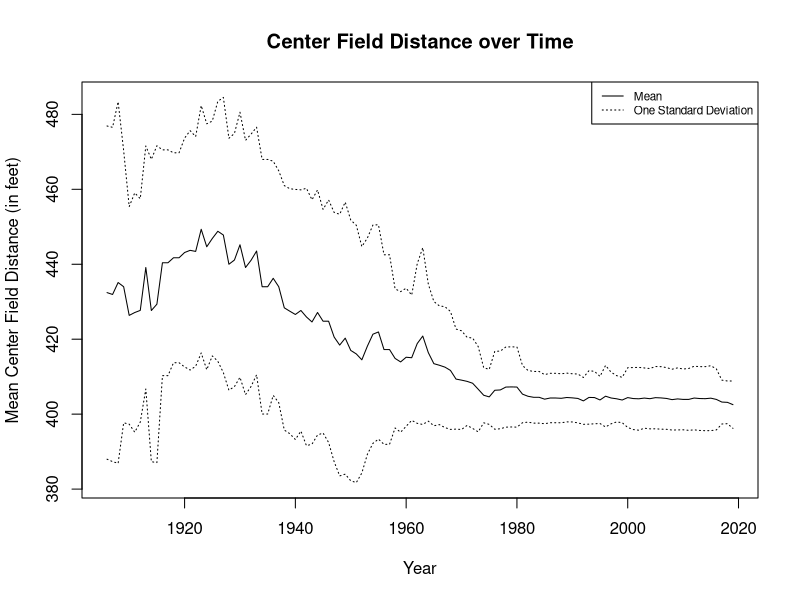
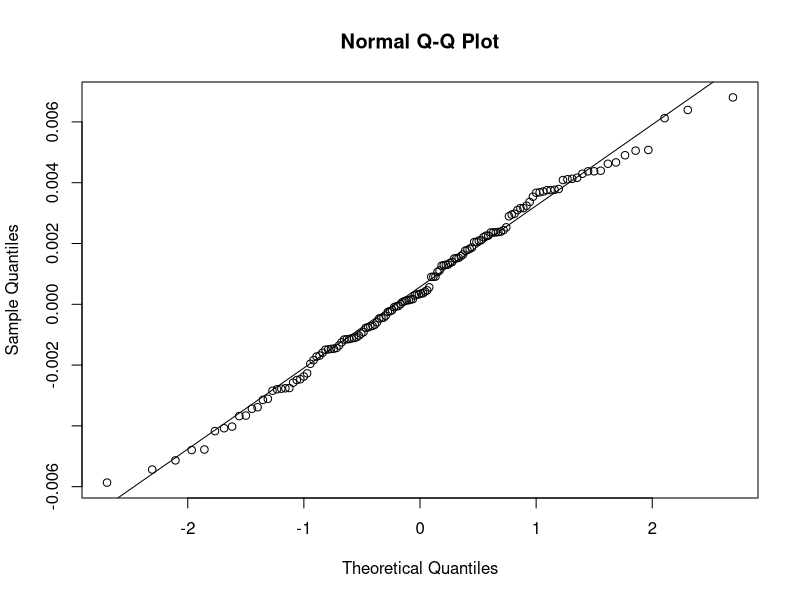
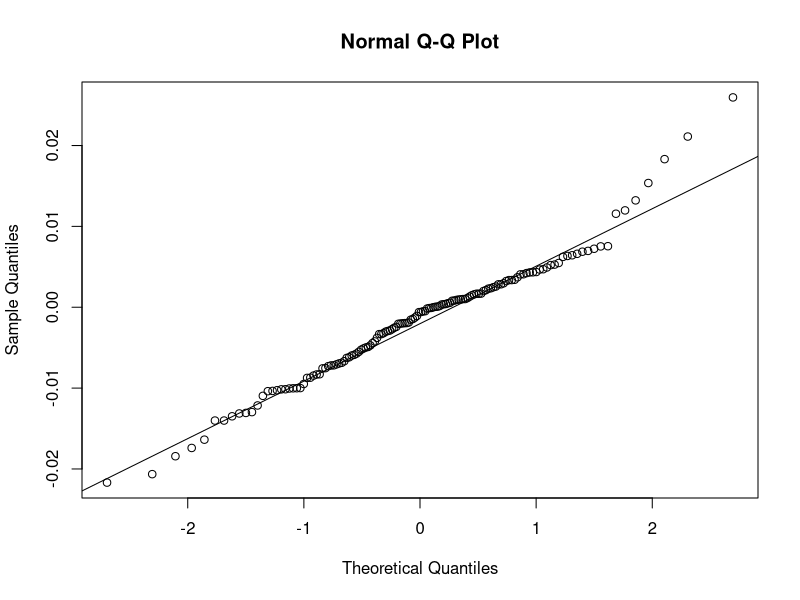
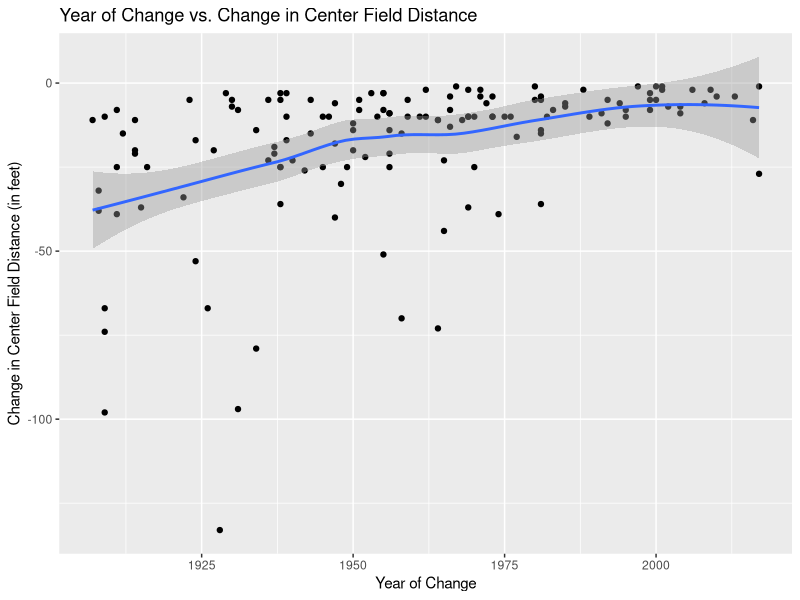

Write the R code that produced these figures, in order. (Note: this script raises an error after producing the figures.)
## ---- chunk 1
knitr::opts_chunk$set(echo = TRUE)
library(tidyverse)
library(magrittr)
read.csv("./data/park_config_stats.csv") -> park_config_stats
read.csv("./data/experiment_negative.csv") -> experiment_negative
## ---- chunk 2
# Create a graph, "Center Field Distance over Time"

plot(mean_cf ~ Year, data = park_config_stats, ylim = c(min(park_config_stats$mean_cf-park_config_stats$sd_cf), max(park_config_stats$mean_cf+park_config_stats$sd_cf)), ylab = "Mean Center Field Distance (in feet)", main = "Center Field Distance over Time", type = "l")

lines(park_config_stats$Year, park_config_stats$mean_cf+park_config_stats$sd_cf, lty = "dotted")

lines(park_config_stats$Year, park_config_stats$mean_cf-park_config_stats$sd_cf, lty = "dotted")

legend("topright", legend = c("Mean", "One Standard Deviation"),
       lty = c(1,3), cex = 0.7)
## ---- chunk 3
# Run Paired T-Test for differences in home runs

t.test(experiment_negative$Change_Year_HR_per_AB, 
       experiment_negative$Prev_Year_HR_per_AB, paired = TRUE,
       alternative = "greater")
## ---- chunk 4
# Run Paired T-Test for differences in triples

t.test(experiment_negative$Change_Year_Triples_per_AB, 
       experiment_negative$Prev_Year_Triples_per_AB, paired = TRUE,
       alternative = "less")
## ---- chunk 5
# Create a Q-Q Plot to check the assumption of normality for differences in triples

experiment_negative %>% mutate(Triple_diff = Prev_Year_Triples_per_AB - Change_Year_Triples_per_AB) %>%
   pull(Triple_diff) %T>% qqnorm %>% qqline
## ---- chunk 6
# Create a Q-Q Plot to check the assumption of normality for differences in home runs

experiment_negative %>% mutate(HR_diff = Prev_Year_HR_per_AB - Change_Year_HR_per_AB) %>%
   pull(HR_diff) %T>% qqnorm %>% qqline
## ---- chunk 7
# Create a scatter plot for "Year of Change vs. Change in Center Field Distance" for ballparks that decreased in size

ggplot(experiment_negative, aes(Change_Year, CF_change)) +
  geom_point()+
  geom_smooth(method = "loess") +
  xlab("Year of Change") +
  ylab("Change in Center Field Distance (in feet)") +
  ggtitle("Year of Change vs. Change in Center Field Distance")
## ---- chunk 8
rates_by_park %>%
  left_join(park_config_all, by = c("Park_ID"="parkID", "Year")) -> for_regression
## ---- chunk 9
for_regression %>%
  filter(GP > 30) %>%
  ggplot(aes(CF_Dim, log(Triples_per_AB), color = Year)) +
  geom_point() +
  geom_smooth(method = "lm") +
  scale_x_reverse() +
  theme_classic() +
  ggtitle("Center Field Distance vs. Triples per At Bat") +
  ylab("Triples per At Bat (Log)") +
  xlab("Center Field Distance")
## ---- chunk 10
# model 1: simple regression model

model_1 <- lm(log(Triples_per_AB)~CF_Dim, data = for_regression, subset = GP > 30) 

summary(model_1)
## ---- chunk 11
# model 2: multivariate model

model_2 <- lm(log(Triples_per_AB)~CF_Dim + TeamID*Year, data = for_regression, subset = GP > 30) 

summary(model_2)
